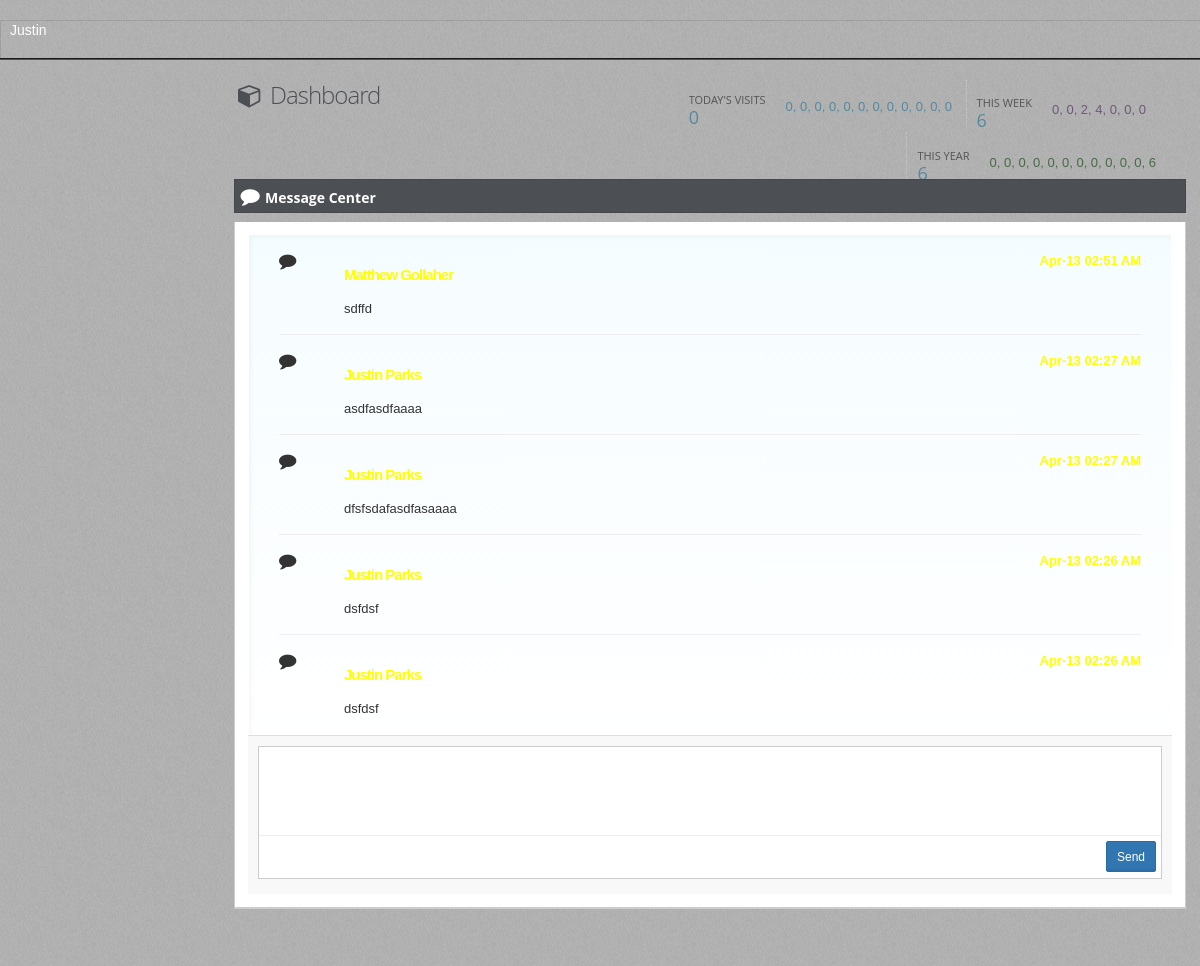
/home (signed in), run on the app's committed database.
### tables this page shows
CREATE TABLE "Message" (
	`Id`	INTEGER NOT NULL UNIQUE,
	`Author`	TEXT NOT NULL,
	`Time`	TEXT NOT NULL,
	`Content`	TEXT NOT NULL,
	PRIMARY KEY(`Id`)
);

### app.py (the view)
@app.route('/')
@app.route('/index')
@app.route('/menu')
@app.route('/home')
def index():
    return loginModule.index()

### databaseFunctions.py (called while the page is built)
def getAllVisitPatronVisitTimes():
    with engine.connect() as connection:
        sqlText = text("SELECT PatronVisitTime FROM VisitHistory ORDER by Id")
        result = engine.execute(sqlText)
        patronVisitTimes = []
        for row in result:
            patronVisitTimes.append(row[0])
        if not patronVisitTimes:
            return None
        else:
            return patronVisitTimes

def getAllVisitPatronVisitDates():
    with engine.connect() as connection:
        sqlText = text("SELECT PatronVisitDate FROM VisitHistory ORDER by Id")
        result = engine.execute(sqlText)
        patronVisitDates = []
        for row in result:
            patronVisitDates.append(row[0])
        if not patronVisitDates:
            return None
        else:
            return patronVisitDates

def getTop100MessageAuthors():
    with engine.connect() as connection:
        sqlText = text("SELECT Author FROM Message ORDER by Id DESC LIMIT 100")
        result = engine.execute(sqlText)
        authors = []
        for row in result:
            authors.append(row[0])
        if not authors:
            return None
        else:
            return authors

def getTop100MessageTimes():
    with engine.connect() as connection:
        sqlText = text("SELECT Time FROM Message ORDER by Id DESC LIMIT 100")
        result = engine.execute(sqlText)
        times = []
        for row in result:
            times.append(row[0])
        if not times:
            return None
        else:
            return times

def getTop100MessageContents():
    with engine.connect() as connection:
        sqlText = text("SELECT Content FROM Message ORDER by Id DESC LIMIT 100")
        result = engine.execute(sqlText)
        contents = []
        for row in result:
            contents.append(row[0])
        if not contents:
            return None
        else:
            return contents

### loginModule.py (called while the page is built)
def index():
    if not session.get('isLoggedIn'):
        return redirect('login')
    mT = populateMessagesTable()
    tVT = populateTodaysVisitsTable()
    tTV = sum(tVT)
    wVT = populateWeeksVisitTable()
    tWV = sum(wVT)
    mVT = populateMonthVisitTable()
    tMV = sum(mVT)
    return render_template('menu.html', currentUserFirstName = session.get('currentUserFirstName'), messageTable = mT, todaysVisitsTable = tVT, totalTodaysVisits = tTV, weeksVisitTable = wVT, totalWeekVisists = tWV, monthVisitTable = mVT, totalMonthVisits = tMV)

### templates/menu.html (shortened to what this page needs)
﻿{% extends "layout.html" %}
{% block body %}
<div id="main" role="main">
    <div id="content">
        <div class="row">
            <div class="col-xs-12 col-sm-7 col-md-7 col-lg-4">
                <h1 class="page-title txt-color-blueDark">
                    <i class="fa-fw fa fa-cube"></i>
                    Dashboard
                </h1>
            </div>
            <div class="col-xs-12 col-sm-5 col-md-5 col-lg-8">
                <ul id="sparks" style="padding-right: 30px;">
                    <li class="sparks-info">
                        <h5> Today's Visits <span class="txt-color-blue">{{ totalTodaysVisits }}</span></h5>
                        <div class="sparkline txt-color-blue hidden-mobile hidden-md hidden-sm">
                            {{ todaysVisitsTable[0] }}, {{ todaysVisitsTable[1] }}, {{ todaysVisitsTable[2] }}, {{ todaysVisitsTable[3] }}, {{ todaysVisitsTable[4] }}, {{ todaysVisitsTable[5] }}, {{ todaysVisitsTable[6] }}, {{ todaysVisitsTable[7] }}, {{ todaysVisitsTable[8] }}, {{ todaysVisitsTable[9] }}, {{ todaysVisitsTable[10] }}, {{ todaysVisitsTable[11] }}
                        </div>
                    </li>
                    <li class="sparks-info">
                        <br />
                        <h5> This Week <span class="txt-color-blue">{{ totalWeekVisists }}</span></h5>
                        <div class="sparkline txt-color-purple hidden-mobile hidden-md hidden-sm">
                            {{ weeksVisitTable[0] }}, {{ weeksVisitTable[1] }}, {{ weeksVisitTable[2] }}, {{ weeksVisitTable[3] }}, {{ weeksVisitTable[4] }}, {{ weeksVisitTable[5] }}, {{ weeksVisitTable[6] }}
                        </div>
                    </li>
                    <li class="sparks-info">
                        <br />
                        <h5> This Year <span class="txt-color-blue"> {{totalMonthVisits}} </span></h5>
                        <div class="sparkline txt-color-greenDark hidden-mobile hidden-md hidden-sm">
                            {{ monthVisitTable[0] }}, {{ monthVisitTable[1] }}, {{ monthVisitTable[2] }}, {{ monthVisitTable[3] }}, {{ monthVisitTable[4] }}, {{ monthVisitTable[5] }}, {{ monthVisitTable[6] }}, {{ monthVisitTable[7] }}, {{ monthVisitTable[8] }}, {{ monthVisitTable[9] }}, {{ monthVisitTable[10] }}, {{ monthVisitTable[11] }}
                        </div>
                    </li>
                </ul>
            </div>
        </div>
        <section id="widget-grid" class="">
            <div class="row">
                <article class="col-xs-12 col-sm-12 col-md-12 col-lg-12">
                    <div class="jarviswidget jarviswidget-color-blueDark" id="wid-id-1" data-widget-editbutton="false" data-widget-colorbutton="false" data-widget-deletebutton="false">
                        <header style="padding-top:10px">
                            <span class="widget-icon"> <i class="fa fa-comment icon fa-lg"></i> </span>
                            <h2 style="line-height:15px"><strong>Message Center</strong></h2>
                        </header>
                        <div>
                            <div class="widget-body">
                                <div id="chat-body" class="chat-body custom-scroll" style="height: 500px;">
                                    <ul>
                                        {% for row in messageTable %}
                                        <li class="message">
                                            <i class="fa fa-comment icon fa-lg" aria-hidden="true"></i>
                                            <br />
                                            <div class="message-text">
                                                <time style="color:yellow; font-size: 13px; font-weight:bolder">
                                                    {{ row['time'] }}
                                                </time> <a style="color:yellow; font-size: 15px; font-weight:bolder" class="username">{{ row['author'] }}</a> <br />{{ row['content'] }}
                                            </div>
                                            <hr>
                                        </li>
                                        {% endfor %}
                                    </ul>
                                </div>
                                <div class="chat-footer">
                                    <div class="textarea-div">
                                        <div class="typearea">
                                            <textarea class="form-control" placeholder="Write a message..." rows="3" maxlength="2500" id="content" name="content"></textarea>
                                        </div>
                                    </div>
                                    <span class="textarea-controls">
                                        <button class="btn btn-sm btn-primary pull-right" id="addMessage">
                                            Send
                                        </button>
                                    </span>
                                </div>
                            </div>
                        </div>
                    </div>
                </article>
            </div>
        </section>
    </div>
</div>
{% endblock %}

### static/css/styles.css (style rules this page uses)
body { width:100%; height:100% }

### static/css/signature-pad.css (style rules this page uses)
body { font-family: Helvetica, Sans-Serif; -moz-user-select: none; -webkit-user-select: none; -ms-user-select: none; }

### data on the page
Message: time "Apr-13 02:51 AM", author "Matthew Gollaher", content "sdffd"
Message: time "Apr-13 02:27 AM", author "Justin Parks", content "asdfasdfaaaa"
Message: time "Apr-13 02:27 AM", author "Justin Parks", content "dfsfsdafasdfasaaaa"
Message: time "Apr-13 02:26 AM", author "Justin Parks", content "dsfdsf"
Message: time "Apr-13 02:26 AM", author "Justin Parks", content "dsfdsf"

### other printed values
{{ session['currentUserFirstName'] }} "Justin"
{{ totalTodaysVisits }} "0"
{{ todaysVisitsTable[0] }} "0"
{{ todaysVisitsTable[1] }} "0"
{{ todaysVisitsTable[2] }} "0"
{{ todaysVisitsTable[3] }} "0"
{{ todaysVisitsTable[4] }} "0"
{{ todaysVisitsTable[5] }} "0"
{{ todaysVisitsTable[6] }} "0"
{{ todaysVisitsTable[7] }} "0"
{{ todaysVisitsTable[8] }} "0"
{{ todaysVisitsTable[9] }} "0"
{{ todaysVisitsTable[10] }} "0"
{{ todaysVisitsTable[11] }} "0"
{{ totalWeekVisists }} "6"
